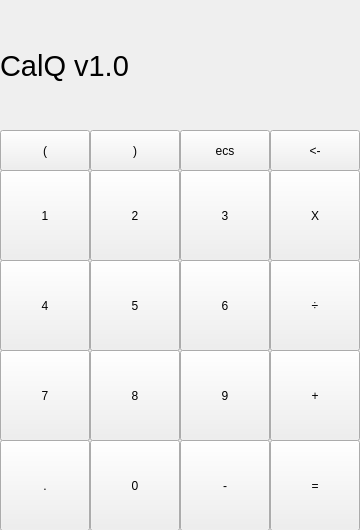
<?xml version="1.0" encoding="UTF-8"?>
<ui version="4.0">
 <class>CalQ</class>
 <widget class="QMainWindow" name="CalQ">
  <property name="geometry">
   <rect>
    <x>0</x>
    <y>0</y>
    <width>360</width>
    <height>530</height>
   </rect>
  </property>
  <property name="minimumSize">
   <size>
    <width>360</width>
    <height>530</height>
   </size>
  </property>
  <property name="maximumSize">
   <size>
    <width>360</width>
    <height>530</height>
   </size>
  </property>
  <property name="windowTitle">
   <string>CalQ</string>
  </property>
  <property name="windowIcon">
   <iconset>
    <normaloff>../Downloads/Circle-icons-calculator.svg.png</normaloff>../Downloads/Circle-icons-calculator.svg.png</iconset>
  </property>
  <widget class="QWidget" name="centralwidget">
   <widget class="QPushButton" name="button_one">
    <property name="geometry">
     <rect>
      <x>0</x>
      <y>170</y>
      <width>90</width>
      <height>91</height>
     </rect>
    </property>
    <property name="cursor">
     <cursorShape>ArrowCursor</cursorShape>
    </property>
    <property name="text">
     <string>1</string>
    </property>
   </widget>
   <widget class="QPushButton" name="button_two">
    <property name="geometry">
     <rect>
      <x>90</x>
      <y>170</y>
      <width>90</width>
      <height>91</height>
     </rect>
    </property>
    <property name="text">
     <string>2</string>
    </property>
   </widget>
   <widget class="QPushButton" name="button_three">
    <property name="geometry">
     <rect>
      <x>180</x>
      <y>170</y>
      <width>90</width>
      <height>91</height>
     </rect>
    </property>
    <property name="text">
     <string>3</string>
    </property>
   </widget>
   <widget class="QPushButton" name="button_four">
    <property name="geometry">
     <rect>
      <x>0</x>
      <y>260</y>
      <width>90</width>
      <height>91</height>
     </rect>
    </property>
    <property name="text">
     <string>4</string>
    </property>
   </widget>
   <widget class="QPushButton" name="button_bs">
    <property name="geometry">
     <rect>
      <x>270</x>
      <y>130</y>
      <width>90</width>
      <height>41</height>
     </rect>
    </property>
    <property name="text">
     <string>&lt;-</string>
    </property>
   </widget>
   <widget class="QPushButton" name="button_five">
    <property name="geometry">
     <rect>
      <x>90</x>
      <y>260</y>
      <width>90</width>
      <height>91</height>
     </rect>
    </property>
    <property name="text">
     <string>5</string>
    </property>
   </widget>
   <widget class="QPushButton" name="button_seven">
    <property name="geometry">
     <rect>
      <x>0</x>
      <y>350</y>
      <width>90</width>
      <height>91</height>
     </rect>
    </property>
    <property name="text">
     <string>7</string>
    </property>
   </widget>
   <widget class="QPushButton" name="button_nine">
    <property name="geometry">
     <rect>
      <x>180</x>
      <y>350</y>
      <width>90</width>
      <height>91</height>
     </rect>
    </property>
    <property name="text">
     <string>9</string>
    </property>
   </widget>
   <widget class="QPushButton" name="button_eight">
    <property name="geometry">
     <rect>
      <x>90</x>
      <y>350</y>
      <width>90</width>
      <height>91</height>
     </rect>
    </property>
    <property name="text">
     <string>8</string>
    </property>
   </widget>
   <widget class="QPushButton" name="button_zero">
    <property name="geometry">
     <rect>
      <x>90</x>
      <y>440</y>
      <width>90</width>
      <height>91</height>
     </rect>
    </property>
    <property name="text">
     <string>0</string>
    </property>
   </widget>
   <widget class="QPushButton" name="button_x">
    <property name="geometry">
     <rect>
      <x>270</x>
      <y>170</y>
      <width>90</width>
      <height>91</height>
     </rect>
    </property>
    <property name="text">
     <string>X</string>
    </property>
   </widget>
   <widget class="QPushButton" name="button_div">
    <property name="geometry">
     <rect>
      <x>270</x>
      <y>260</y>
      <width>90</width>
      <height>91</height>
     </rect>
    </property>
    <property name="text">
     <string>÷</string>
    </property>
   </widget>
   <widget class="QPushButton" name="button_plus">
    <property name="geometry">
     <rect>
      <x>270</x>
      <y>350</y>
      <width>90</width>
      <height>91</height>
     </rect>
    </property>
    <property name="text">
     <string>+</string>
    </property>
   </widget>
   <widget class="QPushButton" name="button_minus">
    <property name="geometry">
     <rect>
      <x>180</x>
      <y>440</y>
      <width>90</width>
      <height>91</height>
     </rect>
    </property>
    <property name="text">
     <string>-</string>
    </property>
   </widget>
   <widget class="QPushButton" name="button_eq">
    <property name="geometry">
     <rect>
      <x>270</x>
      <y>440</y>
      <width>90</width>
      <height>91</height>
     </rect>
    </property>
    <property name="text">
     <string>=</string>
    </property>
   </widget>
   <widget class="QPushButton" name="button_dot">
    <property name="geometry">
     <rect>
      <x>0</x>
      <y>440</y>
      <width>90</width>
      <height>91</height>
     </rect>
    </property>
    <property name="text">
     <string>.</string>
    </property>
   </widget>
   <widget class="QLabel" name="calculate">
    <property name="geometry">
     <rect>
      <x>0</x>
      <y>20</y>
      <width>351</width>
      <height>91</height>
     </rect>
    </property>
    <property name="font">
     <font>
      <pointsize>22</pointsize>
     </font>
    </property>
    <property name="text">
     <string>CalQ v1.0</string>
    </property>
   </widget>
   <widget class="QPushButton" name="button_six">
    <property name="geometry">
     <rect>
      <x>180</x>
      <y>260</y>
      <width>90</width>
      <height>91</height>
     </rect>
    </property>
    <property name="text">
     <string>6</string>
    </property>
   </widget>
   <widget class="QPushButton" name="button_escape">
    <property name="geometry">
     <rect>
      <x>180</x>
      <y>130</y>
      <width>90</width>
      <height>41</height>
     </rect>
    </property>
    <property name="text">
     <string>ecs</string>
    </property>
   </widget>
   <widget class="QPushButton" name="button_lw">
    <property name="geometry">
     <rect>
      <x>0</x>
      <y>130</y>
      <width>90</width>
      <height>41</height>
     </rect>
    </property>
    <property name="text">
     <string>(</string>
    </property>
   </widget>
   <widget class="QPushButton" name="button_rw">
    <property name="geometry">
     <rect>
      <x>90</x>
      <y>130</y>
      <width>90</width>
      <height>41</height>
     </rect>
    </property>
    <property name="text">
     <string>)</string>
    </property>
   </widget>
  </widget>
 </widget>
 <resources/>
 <connections/>
</ui>
